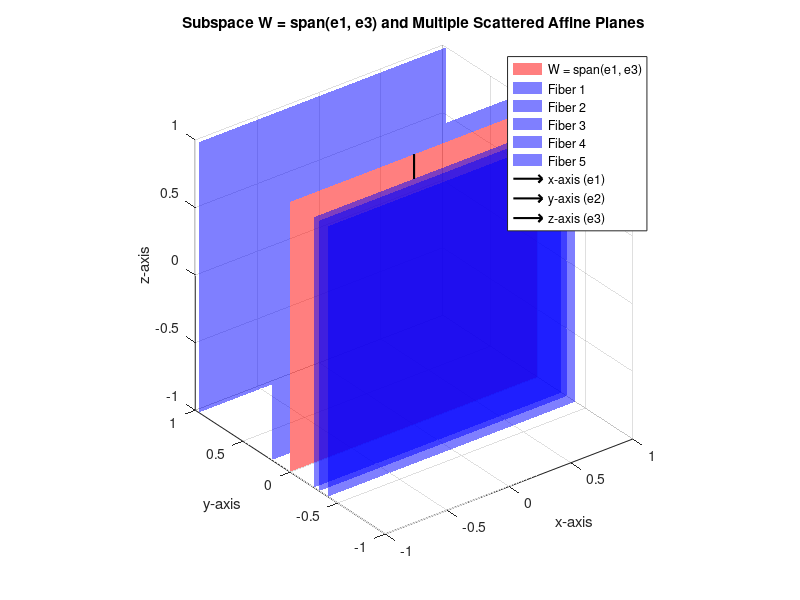

This chart was generated by the following MATLAB code:
% Basis vectors
e1 = [1; 0; 0]; % Basis for W (first direction)
e2 = [0; 1; 0]; % Direction for fiber translations (in y-axis)
e3 = [0; 0; 1]; % Basis for W (second direction, along z-axis)

% Fiber parameters (affine planes parallel to W = span(e1, e3))
[x, z] = meshgrid(linspace(-1, 1, 20), linspace(-1, 1, 20)); % Grid for plotting

% Number of fibers
num_fibers = 5;

% Generate random fiber offsets along the y-axis (e2 direction)
fiber_offsets_y = 2 * rand(1, num_fibers) - 1; % Random offsets along y ([-1, 1])

% 3D Plot
figure;
hold on;

% Plot the subspace W = span(e1, e3) (highlighted in red)
% Create a grid of points in the x-z plane and plot them as a surface
y = zeros(size(x)); % y = 0 for the plane W
surf(x, y, z, 'FaceColor', 'r', 'FaceAlpha', 0.5, 'EdgeColor', 'none', 'DisplayName', 'W = span(e1, e3)');

% Plot multiple fibers (blue affine planes parallel to W)
for i = 1:num_fibers
    % Plot the affine plane as a translated version of the xz-plane (W)
    % The fiber is translated along the y-axis by fiber_offsets_y(i)
    y_offset = fiber_offsets_y(i); % Translation along y-axis
    surf(x, y_offset + y, z, 'FaceColor', 'b', 'FaceAlpha', 0.5, 'EdgeColor', 'none', 'DisplayName', ['Fiber ' num2str(i)]);
end

% Add arrows for axes
quiver3(0, 0, 0, 1, 0, 0, 0, 'k', 'LineWidth', 1.5, 'DisplayName', 'x-axis (e1)');
quiver3(0, 0, 0, 0, 1, 0, 0, 'k', 'LineWidth', 1.5, 'DisplayName', 'y-axis (e2)');
quiver3(0, 0, 0, 0, 0, 1, 0, 'k', 'LineWidth', 1.5, 'DisplayName', 'z-axis (e3)');

% Add labels and grid
xlabel('x-axis');
ylabel('y-axis');
zlabel('z-axis');
title('Subspace W = span(e1, e3) and Multiple Scattered Affine Planes');
legend;
axis([-1 1 -1 1 -1 1]); % Keep fibers within plot bounds
axis equal;
grid on;
view(3);
hold off;
